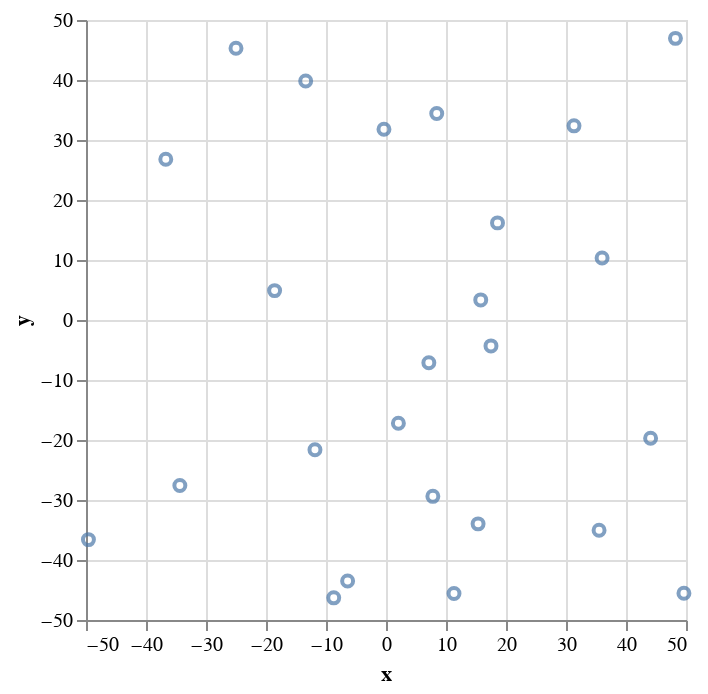

The code cell stored with this chart in its notebook:
### Code cell
alt.Chart(plotting).mark_point().encode(
    x='x',
    y='y',
)

### Figure 1 — Vega-Lite specification as saved in the notebook (floating-point values rounded to 4 significant figures)
{"$schema": "https://vega.github.io/schema/vega-lite/v1.2.1.json", "data": {"values": [{"x": 7.14, "y": -7.111}, {"x": 7.809, "y": -29.39}, {"x": 31.33, "y": 32.36}, {"x": 15.35, "y": -33.98}, {"x": 2.067, "y": -17.22}, {"x": -25.0, "y": 45.28}, {"x": 49.66, "y": -45.54}, {"x": 36.02, "y": 10.32}, {"x": -11.84, "y": -21.64}, {"x": 17.5, "y": -4.317}, {"x": 18.59, "y": 16.18}, {"x": -36.7, "y": 26.78}, {"x": 48.24, "y": 46.94}, {"x": 11.33, "y": -45.57}, {"x": -49.59, "y": -36.6}, {"x": 44.1, "y": -19.71}, {"x": -13.39, "y": 39.82}, {"x": -18.56, "y": 4.898}, {"x": -6.397, "y": -43.5}, {"x": 8.455, "y": 34.41}, {"x": -34.36, "y": -27.57}, {"x": -8.713, "y": -46.31}, {"x": -0.3397, "y": 31.8}, {"x": 15.79, "y": 3.348}, {"x": 35.51, "y": -35.03}]}, "encoding": {"x": {"field": "x", "type": "quantitative"}, "y": {"field": "y", "type": "quantitative"}}, "mark": "point"}
